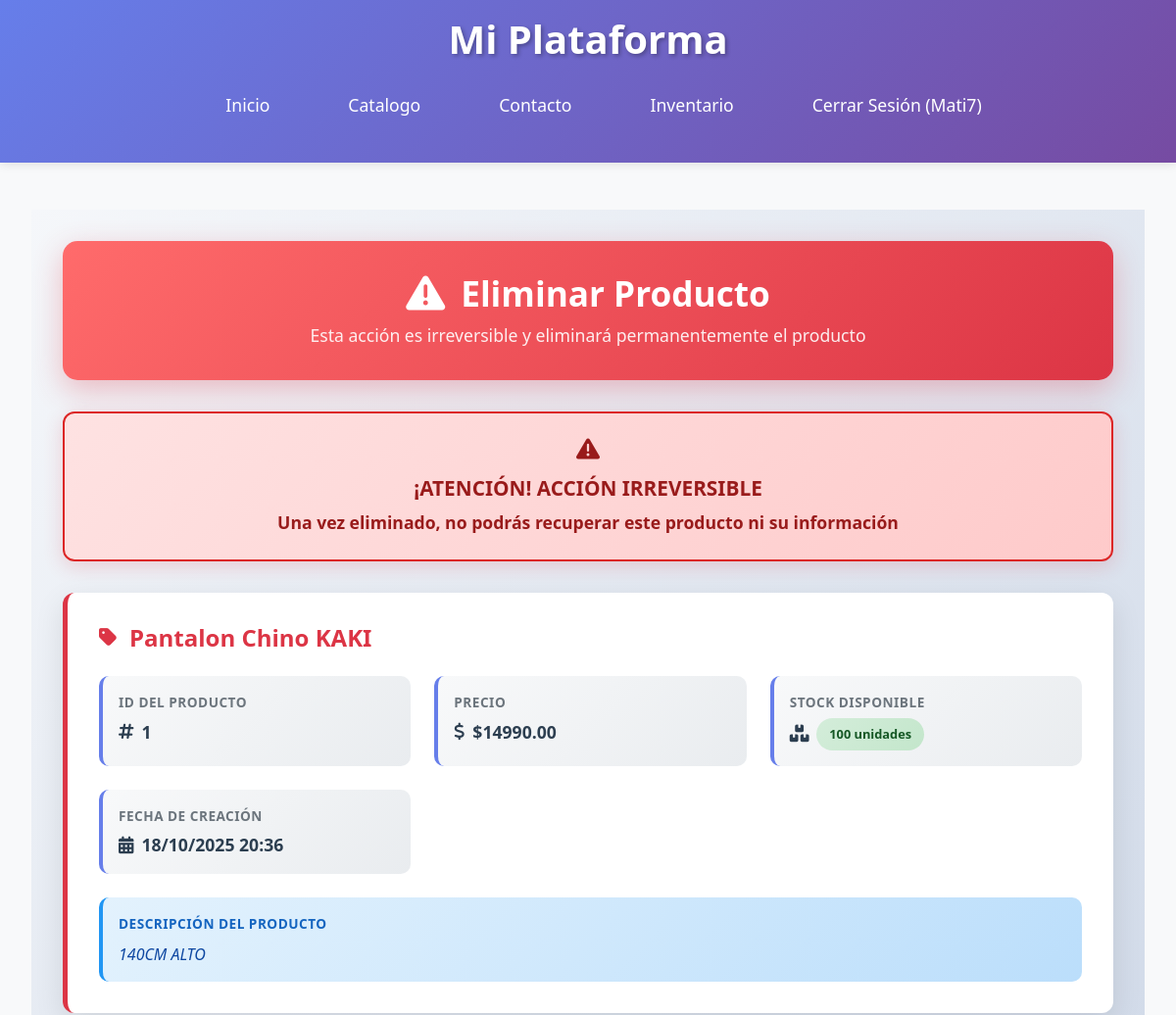
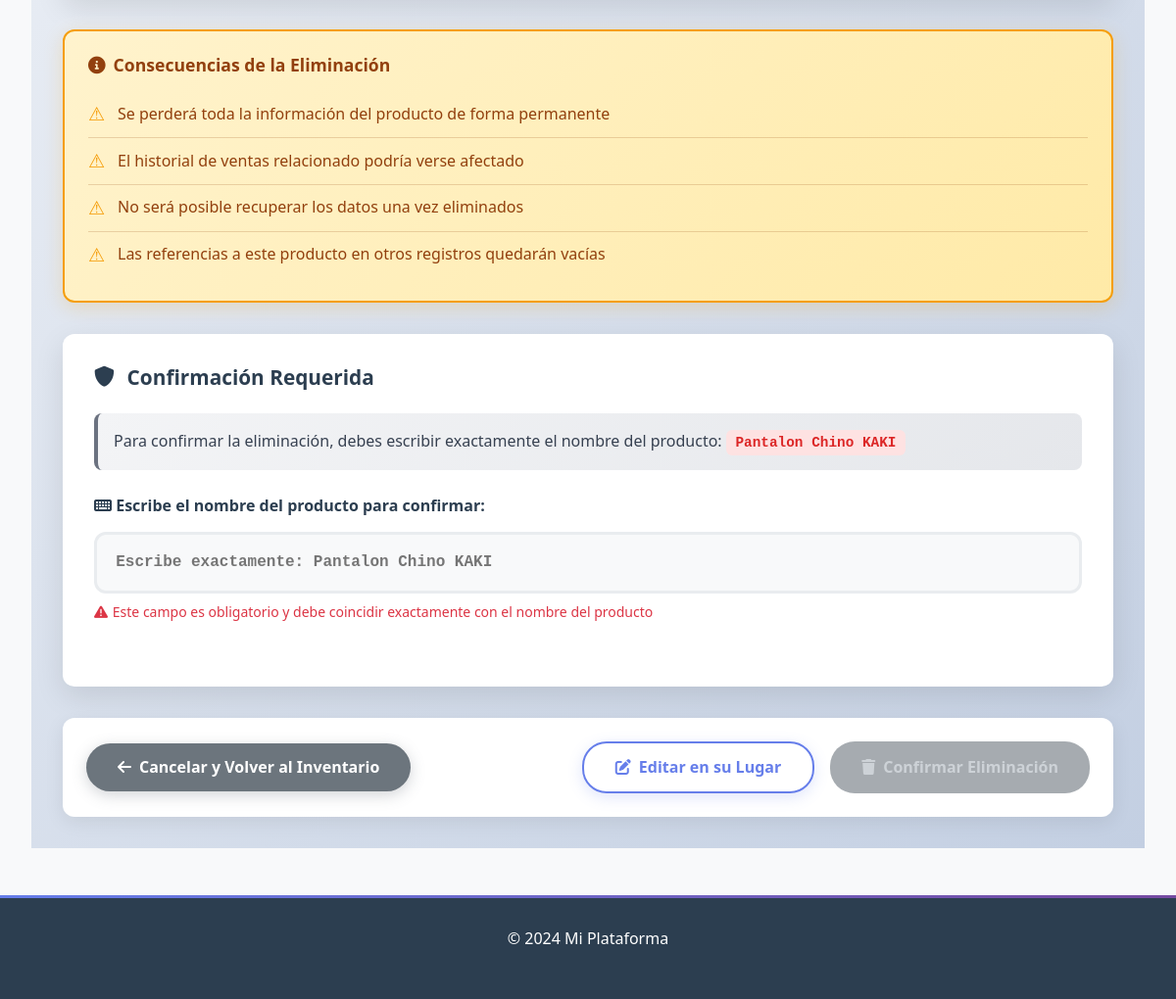
The page /panel/eliminar_producto/1/ (signed in) on the database its author committed (2 pictures, top to bottom).
### myapp_login/models.py (models this page shows)
class CustomUser(AbstractUser):
    class Meta:
        permissions = [
            ("InventarioView", "Permiso para ver el inventario"),
            ("CrearProductoView", "Permiso para crear productos"),
            ("EditarProductoView", "Permiso para editar productos"),
            ("EliminarProductoView", "Permiso para eliminar productos"),
        ]

### myapp/models.py (models this page shows, shortened)
class Producto(models.Model):
    nombre = models.CharField(max_length=100)
    descripcion = models.TextField()
    precio = models.DecimalField(max_digits=10, decimal_places=2)
    stock = models.IntegerField()
    fecha_creacion = models.DateTimeField(auto_now_add=True)

### myapp_login/views.py (the view, shortened to what this page needs)
# urls.py: path('eliminar_producto/<int:producto_id>/', views.eliminar_producto_view, name='eliminar_producto'),
def eliminar_producto_view(request, producto_id):
    resultado = verificar_login_permiso(request, 'myapp_login.EliminarProductoView')
    if resultado:
        return resultado
    producto = get_object_or_404(Producto, id=producto_id)
    return render(request, 'eliminar_producto.html', {'producto': producto})

### myapp_login/mixins.py (called while the page is built)
def verificar_login_permiso(request, permiso_necesario):
    if not request.user.is_authenticated:
        return redirect('panel:login')
    if not request.user.has_perm(permiso_necesario):
        messages.error(request, "No tienes permiso para acceder a esta sección.")
        return redirect('index')  # Redirigir a la página principal u otra adecuada
    return None  # Indica que el usuario tiene acceso

### myapp_login/templates/eliminar_producto.html (shortened to what this page needs)
{% extends 'base.html' %}
{% load static %}
{% block extra_css %}
<link rel="stylesheet" href="{% static 'css/eliminar-producto.css' %}">
<link rel="stylesheet" href="https://cdnjs.cloudflare.com/ajax/libs/font-awesome/6.0.0/css/all.min.css">
{% endblock %}
{% block content %}
<div class="eliminar-container">
    <div class="container">
        <div class="eliminar-header">
            <h1 class="eliminar-title">
                <i class="fas fa-exclamation-triangle"></i>
                Eliminar Producto
            </h1>
            <p style="margin: 0.5rem 0 0 0; font-size: 1.1rem; opacity: 0.9;">
                Esta acción es irreversible y eliminará permanentemente el producto
            </p>
        </div>
        <div class="alerta-principal">
            <i class="fas fa-exclamation-triangle"></i>
            <h3>¡ATENCIÓN! ACCIÓN IRREVERSIBLE</h3>
            <p style="margin: 0; font-size: 1.1rem; font-weight: 600;">
                Una vez eliminado, no podrás recuperar este producto ni su información
            </p>
        </div>
        <div class="producto-eliminar-panel">
            <h2 class="producto-eliminar-title">
                <i class="fas fa-tag"></i>
                {{ producto.nombre }}
            </h2>
            <div class="producto-info-grid">
                <div class="info-item">
                    <div class="info-item-label">ID del Producto</div>
                    <div class="info-item-value">
                        <i class="fas fa-hashtag"></i>
                        {{ producto.id }}
                    </div>
                </div>
                <div class="info-item">
                    <div class="info-item-label">Precio</div>
                    <div class="info-item-value">
                        <i class="fas fa-dollar-sign"></i>
                        ${{ producto.precio|floatformat:2 }}
                    </div>
                </div>
                <div class="info-item">
                    <div class="info-item-label">Stock Disponible</div>
                    <div class="info-item-value">
                        <i class="fas fa-boxes"></i>
                        <span class="badge-stock {% if producto.stock > 10 %}badge-alto{% elif producto.stock > 5 %}badge-medio{% else %}badge-bajo{% endif %}">
                            {{ producto.stock }} unidades
                        </span>
                    </div>
                </div>
                <div class="info-item">
                    <div class="info-item-label">Fecha de Creación</div>
                    <div class="info-item-value">
                        <i class="fas fa-calendar-alt"></i>
                        {{ producto.fecha_creacion|date:"d/m/Y H:i"|default:"No disponible" }}
                    </div>
                </div>
            </div>
            {% if producto.descripcion %}
            <div class="producto-descripcion">
                <div class="descripcion-label">Descripción del Producto</div>
                <p class="descripcion-text">{{ producto.descripcion }}</p>
            </div>
            {% endif %}
        </div>
        <div class="consecuencias-panel">
            <h3 class="consecuencias-title">
                <i class="fas fa-info-circle"></i>
                Consecuencias de la Eliminación
            </h3>
            <ul class="consecuencias-list">
                <li>Se perderá toda la información del producto de forma permanente</li>
                <li>El historial de ventas relacionado podría verse afectado</li>
                <li>No será posible recuperar los datos una vez eliminados</li>
                <li>Las referencias a este producto en otros registros quedarán vacías</li>
            </ul>
        </div>
        <div class="confirmacion-container">
            <h3 class="confirmacion-title">
                <i class="fas fa-shield-alt"></i>
                Confirmación Requerida
            </h3>
            <div class="confirmacion-instruccion">
                <p>
                    Para confirmar la eliminación, debes escribir exactamente el nombre del producto:
                    <span class="nombre-requerido">{{ producto.nombre }}</span>
                </p>
            </div>
            <form method="post" id="formEliminar">
                <div class="form-group-confirmacion">
                    <label for="confirmacion" class="form-label-confirmacion">
                        <i class="fas fa-keyboard"></i>
                        Escribe el nombre del producto para confirmar:
                    </label>
                    <input type="text"
                           class="form-control-confirmacion"
                           id="confirmacion"
                           name="confirmacion"
                           placeholder="Escribe exactamente: {{ producto.nombre }}"
                           autocomplete="off"
                           required>
                    <div class="form-text-danger">
                        <i class="fas fa-exclamation-triangle"></i>
                        Este campo es obligatorio y debe coincidir exactamente con el nombre del producto
                    </div>
                </div>
            </form>
        </div>
        <div class="controles-eliminacion">
            <a href="{% url 'panel:inventario' %}" class="btn btn-secondary">
                <i class="fas fa-arrow-left"></i>
                Cancelar y Volver al Inventario
            </a>
            <div style="display: flex; gap: 1rem;">
                <a href="{% url 'panel:editar_producto' producto.id %}" class="btn btn-outline-primary">
                    <i class="fas fa-edit"></i>
                    Editar en su Lugar
                </a>
                <button type="submit" form="formEliminar" class="btn btn-danger-eliminar" id="btnEliminar" disabled>
                    <i class="fas fa-trash"></i>
                    Confirmar Eliminación
                </button>
            </div>
        </div>
    </div>
</div>
{% endblock %}

### myapp/templates/base.html (shortened to what this page needs)
{% load static %}
<!DOCTYPE html>
<html lang="es">
<head>
    <link rel="stylesheet" href="https://cdnjs.cloudflare.com/ajax/libs/font-awesome/6.0.0/css/all.min.css">
    <link href="https://cdn.jsdelivr.net/npm/bootstrap@5.3.0/dist/css/bootstrap.min.css" rel="stylesheet">
    <link rel="stylesheet" href="{% static 'css/styles.css' %}">
    {% block extra_css %}{% endblock %}
</head>
<body>
    <header>
        <h1>Mi Plataforma</h1>
        <nav>
            <ul>
                <li><a href="{% url 'index' %}">Inicio</a></li>
                <li><a href="#">Catalogo</a></li>
                <li><a href="{% url 'contacto' %}">Contacto</a></li>
                {% if user.is_authenticated %}
                <li><a href="{% url 'panel:inventario' %}">Inventario</a></li>
                {% endif %}
                {% if user.is_authenticated %}
                <li><a href="{% url 'panel:logout' %}">Cerrar Sesión ({{ user.username }})</a></li>
                {% else %}
                <li><a href="{% url 'panel:login' %}">Iniciar Sesión</a></li>
                <li><a href="{% url 'panel:register' %}">Registrarse</a></li>
                {% endif %}
            </ul>
        </nav>
    </header>
    <main>
        {% block content %}{% endblock %}
    </main>
    <footer>
        <p>&copy; {{ year|default:2024 }} Mi Plataforma</p>
    </footer>
</body>
</html>

### myapp/static/css/styles.css (style rules this page uses)
* { margin: 0; padding: 0; box-sizing: border-box; }
html { font-size: 16px; scroll-behavior: smooth; }
body { font-family: 'Segoe UI', Tahoma, Geneva, Verdana, sans-serif; line-height: 1.6; color: #333; background-color: #f8f9fa; min-height: 100vh; display: flex; flex-direction: column; }
header { background: linear-gradient(135deg, #667eea 0%, #764ba2 100%); color: white; padding: 1rem 0; box-shadow: 0 2px 10px rgba(0, 0, 0, 0.1); position: sticky; top: 0; z-index: 100; }
header h1 { text-align: center; font-size: 2.5rem; font-weight: 700; margin-bottom: 1rem; text-shadow: 2px 2px 4px rgba(0, 0, 0, 0.3); }
nav { max-width: 1200px; margin: 0 auto; padding: 0 2rem; }
nav ul { list-style: none; display: flex; justify-content: center; gap: 2rem; flex-wrap: wrap; }
nav li { position: relative; }
nav a { color: white; text-decoration: none; font-size: 1.1rem; font-weight: 500; padding: 0.8rem 1.5rem; border-radius: 25px; transition: all 0.3s ease; display: block; position: relative; overflow: hidden; }
nav a::before { content: ''; position: absolute; top: 0; left: -100%; width: 100%; height: 100%; background: rgba(255, 255, 255, 0.2); transition: left 0.3s ease; z-index: -1; }
main { flex: 1; max-width: 1200px; margin: 0 auto; padding: 3rem 2rem; width: 100%; }
footer { background-color: #2c3e50; color: white; text-align: center; padding: 2rem 0; margin-top: auto; position: relative; }
footer::before { content: ''; position: absolute; top: 0; left: 0; right: 0; height: 3px; background: linear-gradient(90deg, #667eea, #764ba2); }
footer p { font-size: 1rem; font-weight: 300; }
.container { max-width: 1200px; margin: 0 auto; padding: 0 2rem; }
.btn { display: inline-block; padding: 0.8rem 2rem; background: linear-gradient(135deg, #667eea 0%, #764ba2 100%); color: white; text-decoration: none; border-radius: 25px; font-weight: 500; transition: all 0.3s ease; border: none; cursor: pointer; font-size: 1rem; }

### rows shown on the page
CustomUser: username "Mati7"
Producto: nombre "Pantalon Chino KAKI", id "1", precio "14990.00", stock "100", fecha_creacion "18/10/2025 20:36", descripcion "140CM ALTO", confirmacion "Escribe exactamente: Pantalon Chino KAKI"

### other values the page prints
{{ year|default:2024 }} "2024"
